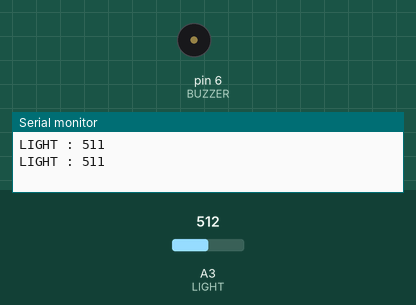
The sketch below on a simulated Arduino Uno, built with avr-gcc and run on an emulated ATmega328P. On the bench: buzzer (waves = sounding), the last lines printed to the serial monitor. The inputs (shaded band) are chosen by the test bench; at power-on: A3 (LIGHT) = 512.

Above: at 2.3 s.
2.4 s: A3 (LIGHT) set to 336
5.9 s: A3 (LIGHT) set to 306
At 6.6 s:
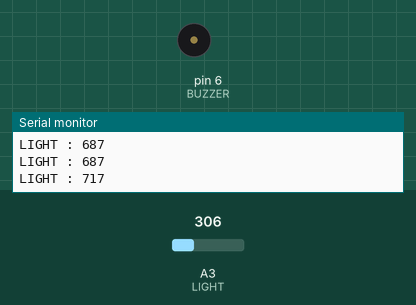
Timing chart, 0 to 8.9 s (numbered marks = the images above; inputs shaded):
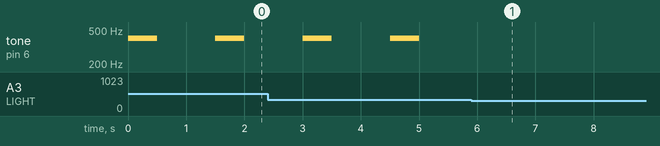

The sketch:

Sample_1_Ambient_Light_Sensor-spec1.ino
```cpp
//******************************************************//
// Ambient Light Sensor
// Sample Code 1 [Control the ambient light sensor]
//                                      - Kyung-Sik Jang//
//******************************************************//

//******************************************************//
// Hardware Configuration
//  - Connect IoT Starter Kit and Ambient Light Sensor Module
//******************************************************//

#define LIGHT A3
int BUZZER = 6;
void setup() {
  Serial.begin(9600);

  pinMode(LIGHT, INPUT);
  pinMode (BUZZER, OUTPUT);
}

void loop() {
//******************************************************//
  // Sample Code

  // Read ambient light sensor
  int value = analogRead(LIGHT);

  // Map Function : map(value, fromLow, fromHigh, toLow, toHigh)
  // - In programming, you sometimes need to change a range of values.
  //   For example, in Arduino, when you want to output the
  //   potentiometer analog input value (0 ~ 1023) as PWM value (0 ~ 255)
  //   to control the brightness of the LED, you have to adjust the
  //   range of the input value to the output value range.
  //   It is called Mapping.
  // - Parameter 1 [value]    : analog input value
  // - Parameter 2 [fromLow]  : lower bound of current range value
  // - Parameter 3 [fromHigh] : upper bound of the current range value
  // - Parameter 4 [toLow]    : lower bound of target range value
  // - Parameter 5 [toHigh]   : upper bound of the target range value

  // The Ambient light sensor measures low voltage when it is bright
  // and high voltage when it is dark.
  int data = map(value, 0, 1023, 1023, 0);
  if (data < 700){
  tone(BUZZER,400);
  delay (500);
  noTone(BUZZER);

  }
  Serial.print("LIGHT : ");
  Serial.println(data);

  delay(1000);
}
```

Measured:
- the behaviour switches between 324 and 323 on A3 (LIGHT) (found by bisection; images 0 and 1)
- after the input at 5.9 s, tone on pin 6 (BUZZER): stops changing and stays silent
- by itself, tone on pin 6 (BUZZER): alternates 400 Hz for 0.50 s and silent for 1.0 s
